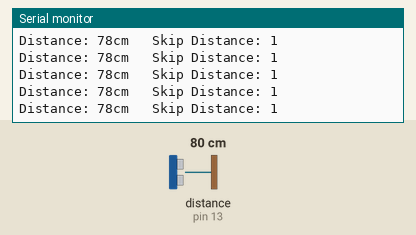
This sketch was run on a simulated Arduino Uno, built with avr-gcc and run on an emulated ATmega328P. Parts: the last lines printed to the serial monitor. Wiring (inferred from the names in the program): ultrasonic range finder: trigger pin 14; echo pin 13. The test bench sets the inputs (shaded band); at power-on: distance to the obstacle (sensor on pin 13) 80 cm. The echo pulse lasts 58.3 µs per cm.

Above: at 1.2 s.
1.3 s: distance to the obstacle (sensor on pin 13) set to 299 cm
At 1.42 s:
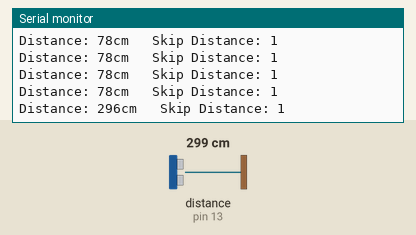
4.3 s: distance to the obstacle (sensor on pin 13) set to 2 cm
At 4.36 s:
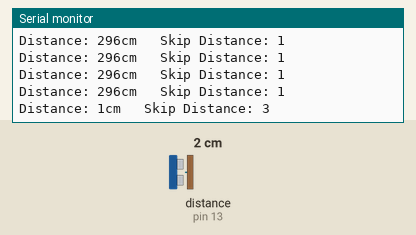
5.8 s: distance to the obstacle (sensor on pin 13) set to 35 cm
At 5.84 s:
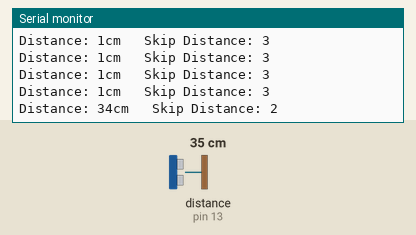
Timing chart, 0 to 8.8 s (numbered marks = the images above; inputs shaded):
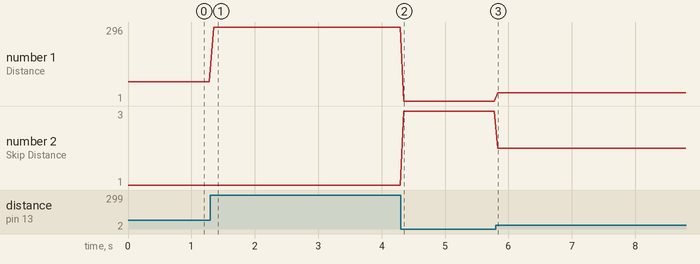

The sketch:

espUSSensorTest.ino
```cpp
#include <Arduino.h>

#define triggerPin 14
#define echoPin 13

uint32_t Freq = 0;

int distance = 0;
int ledSkipNumber = 0;
long duration = 0;

void setup()
{
    pinMode(triggerPin, OUTPUT);
    pinMode(echoPin, INPUT);
    Serial.begin(115200);
}

void loop()
{
    digitalWrite(triggerPin, LOW);
    delayMicroseconds(2);
    digitalWrite(triggerPin, HIGH);
    delayMicroseconds(10);
    digitalWrite(triggerPin, LOW);

    duration = pulseIn(echoPin, HIGH);
    distance = duration * 0.034 / 2;

    Serial.print("Distance: ");
    Serial.print(distance);
    Serial.print("cm");

    ledSkipNumber = headSkip(distance);

    Serial.print("   Skip Distance: ");
    Serial.println(ledSkipNumber);

    delay(50);
}

int headSkip(int &distance)
{
    // translate Sensor reading into headskip scale
    if (40 <= distance)
    {
        return 1;
    }
    else if (20 <= distance && distance < 40)
    {
        return 2;
    }
    else
    {
        return 3;
    }
}
```

Measured:
- after the input at 1.3 s, the serial monitor: prints a new line after 0.05 s (image 1)
- after the input at 4.3 s, the serial monitor: prints a new line after 0.05 s (image 2)
- after the input at 5.8 s, the serial monitor: prints a new line at once (image 3)
- plotted number 1: 78 → 296 after the input at 1.3 s, 1 → 34 after the input at 5.8 s
- plotted number 2: 1 → 3 after the input at 4.3 s, 3 → 2 after the input at 5.8 s
